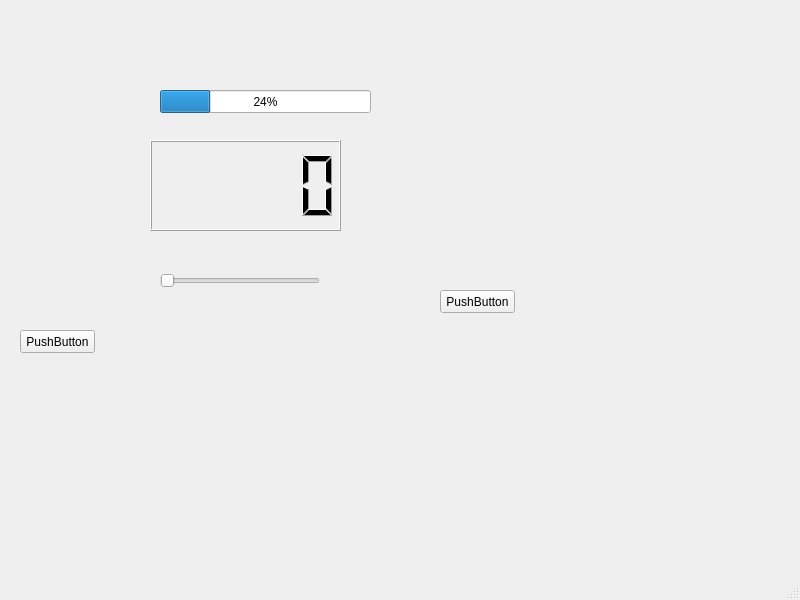
<?xml version="1.0" encoding="UTF-8"?>
<ui version="4.0">
 <class>MainWindow</class>
 <widget class="QMainWindow" name="MainWindow">
  <property name="geometry">
   <rect>
    <x>0</x>
    <y>0</y>
    <width>800</width>
    <height>600</height>
   </rect>
  </property>
  <property name="windowTitle">
   <string>MainWindow</string>
  </property>
  <widget class="QWidget" name="centralwidget">
   <widget class="QLCDNumber" name="lcdNumber">
    <property name="geometry">
     <rect>
      <x>150</x>
      <y>140</y>
      <width>191</width>
      <height>91</height>
     </rect>
    </property>
   </widget>
   <widget class="QProgressBar" name="progressBar">
    <property name="geometry">
     <rect>
      <x>160</x>
      <y>90</y>
      <width>211</width>
      <height>23</height>
     </rect>
    </property>
    <property name="value">
     <number>24</number>
    </property>
   </widget>
   <widget class="QSlider" name="horizontalSlider">
    <property name="geometry">
     <rect>
      <x>160</x>
      <y>270</y>
      <width>160</width>
      <height>22</height>
     </rect>
    </property>
    <property name="orientation">
     <enum>Qt::Horizontal</enum>
    </property>
   </widget>
   <widget class="QPushButton" name="pushButton">
    <property name="geometry">
     <rect>
      <x>440</x>
      <y>290</y>
      <width>75</width>
      <height>23</height>
     </rect>
    </property>
    <property name="text">
     <string>PushButton</string>
    </property>
   </widget>
   <widget class="QPushButton" name="pushButton_2">
    <property name="geometry">
     <rect>
      <x>20</x>
      <y>330</y>
      <width>75</width>
      <height>23</height>
     </rect>
    </property>
    <property name="text">
     <string>PushButton</string>
    </property>
   </widget>
  </widget>
  <widget class="QMenuBar" name="menubar">
   <property name="geometry">
    <rect>
     <x>0</x>
     <y>0</y>
     <width>800</width>
     <height>23</height>
    </rect>
   </property>
  </widget>
  <widget class="QStatusBar" name="statusbar"/>
 </widget>
 <resources/>
 <connections>
  <connection>
   <sender>horizontalSlider</sender>
   <signal>valueChanged(int)</signal>
   <receiver>lcdNumber</receiver>
   <slot>display(int)</slot>
   <hints>
    <hint type="sourcelabel">
     <x>238</x>
     <y>304</y>
    </hint>
    <hint type="destinationlabel">
     <x>237</x>
     <y>248</y>
    </hint>
   </hints>
  </connection>
  <connection>
   <sender>horizontalSlider</sender>
   <signal>valueChanged(int)</signal>
   <receiver>progressBar</receiver>
   <slot>setValue(int)</slot>
   <hints>
    <hint type="sourcelabel">
     <x>252</x>
     <y>296</y>
    </hint>
    <hint type="destinationlabel">
     <x>309</x>
     <y>128</y>
    </hint>
   </hints>
  </connection>
  <connection>
   <sender>pushButton</sender>
   <signal>clicked()</signal>
   <receiver>horizontalSlider</receiver>
   <slot>hide()</slot>
   <hints>
    <hint type="sourcelabel">
     <x>462</x>
     <y>323</y>
    </hint>
    <hint type="destinationlabel">
     <x>294</x>
     <y>300</y>
    </hint>
   </hints>
  </connection>
  <connection>
   <sender>pushButton_2</sender>
   <signal>clicked()</signal>
   <receiver>horizontalSlider</receiver>
   <slot>show()</slot>
   <hints>
    <hint type="sourcelabel">
     <x>68</x>
     <y>364</y>
    </hint>
    <hint type="destinationlabel">
     <x>189</x>
     <y>307</y>
    </hint>
   </hints>
  </connection>
 </connections>
</ui>
